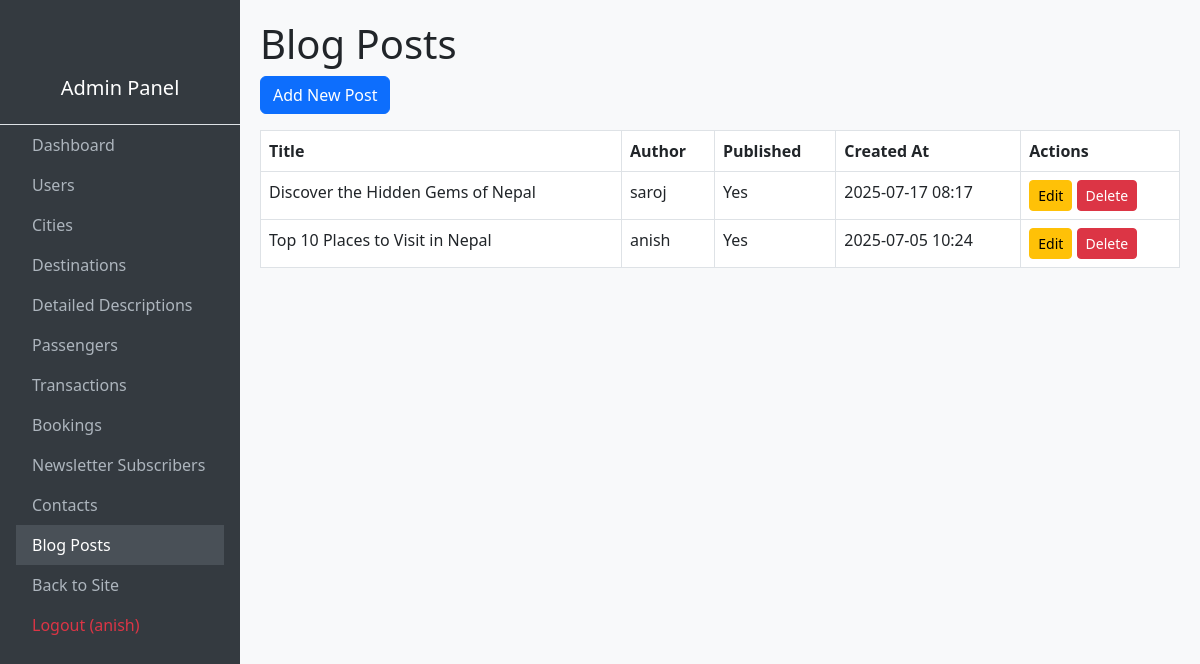
/admin-panel/blogposts/ (signed in), run on an earlier commit of the app's database.
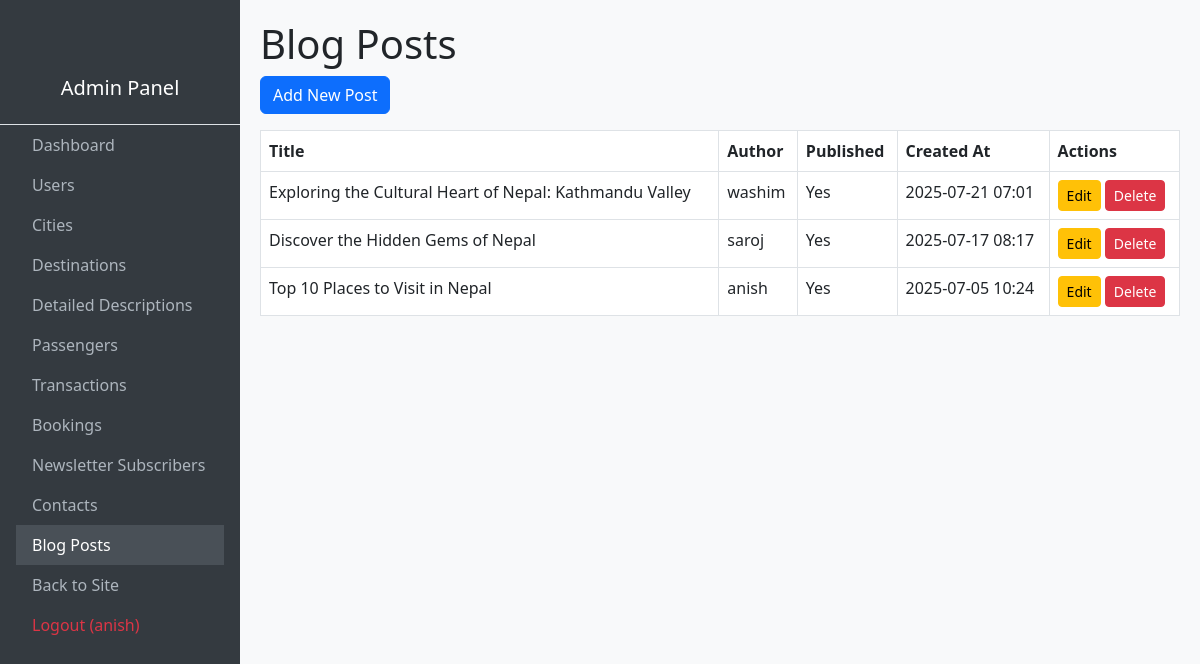
And on a later commit of the database.
### yatra/models.py (models this page shows, shortened)
class BlogPost(models.Model):
    title = models.CharField(max_length=200)
    slug = models.SlugField(unique=True)  # for URLs
    author = models.ForeignKey(User, on_delete=models.CASCADE)
    content = models.TextField()
    image = models.ImageField(upload_to='blog_images/', blank=True, null=True)
    created_at = models.DateTimeField(default=timezone.now)
    updated_at = models.DateTimeField(auto_now=True)
    published = models.BooleanField(default=True)
    class Meta:
        ordering = ['-created_at']

### adminpanel/views.py (the view)
# urls.py: path('blogposts/', views.blogpost_list, name='admin_blogpost_list'),
@staff_member_required
def blogpost_list(request):
    posts = BlogPost.objects.all()
    return render(request, 'adminpanel/blogpost_list.html', {'posts': posts})

### Templates/adminpanel/blogpost_list.html (shortened to what this page needs)
{% extends 'base.html' %}
{% block content %}
<h1>Blog Posts</h1>
<a href="{% url 'admin_blogpost_create' %}" class="btn btn-primary mb-3">Add New Post</a>
<table class="table table-bordered table-hover">
    <thead>
        <tr>
            <th>Title</th>
            <th>Author</th>
            <th>Published</th>
            <th>Created At</th>
            <th>Actions</th>
        </tr>
    </thead>
    <tbody>
        {% for post in posts %}
        <tr>
            <td>{{ post.title }}</td>
            <td>{{ post.author.username }}</td>
            <td>{{ post.published|yesno:"Yes,No" }}</td>
            <td>{{ post.created_at|date:"Y-m-d H:i" }}</td>
            <td>
                <a href="{% url 'admin_blogpost_edit' post.pk %}" class="btn btn-sm btn-warning">Edit</a>
                <form action="{% url 'admin_blogpost_delete' post.pk %}" method="post" style="display:inline;">
                    <button class="btn btn-sm btn-danger" onclick="return confirm('Delete this post?')">Delete</button>
                </form>
            </td>
        </tr>
        {% empty %}
        <tr><td colspan="5">No blog posts found.</td></tr>
        {% endfor %}
    </tbody>
</table>
{% endblock %}

What changed in the data, as far as the page shows it:
added BlogPost: title "Exploring the Cultural Heart of Nepal: Kathmandu Valley", author.username "washim", published "Yes", created_at "2025-07-21 07:01"
